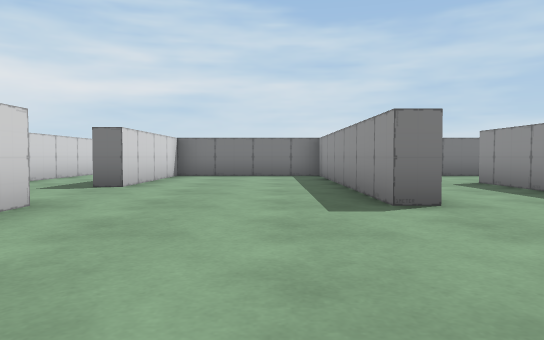
[1] (above)

24 first-person views from a walk through a 3-D level made in the Unity game engine. The camera is 0.51 m above the floor, tilts 2° down and sees 70° across. The floor is counted in squares, 1 m on a side. Each view is taken from the middle of a square. On the plan, view 1 faces up. The plan holds only what a view shows up to about 9 squares ahead; the rest is blank. The place goes on beyond the plan. The player character is not drawn.

[2]
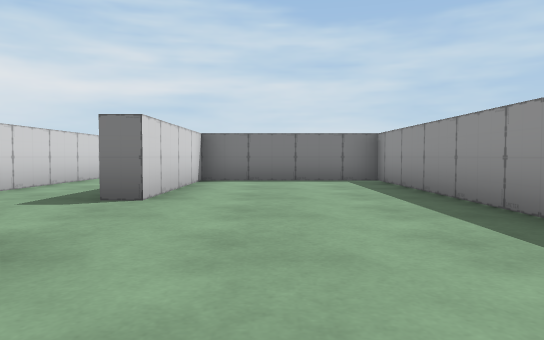

[3]
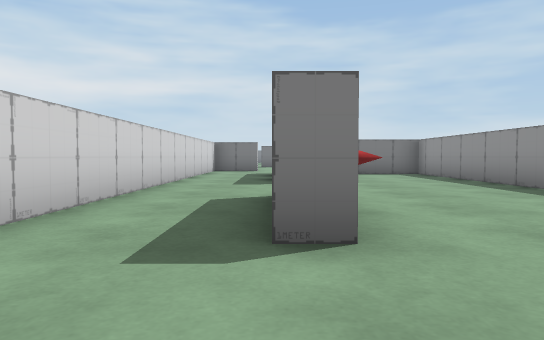

[4]
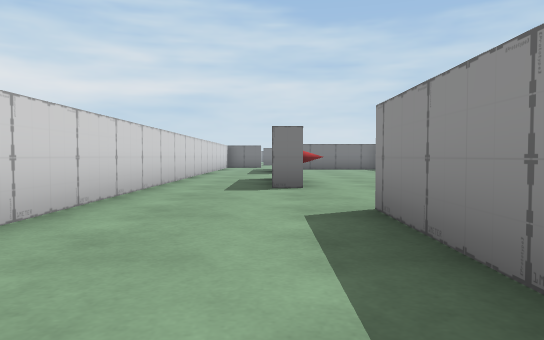

[5]
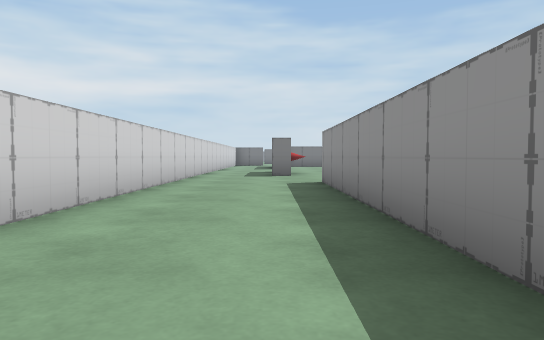

[6]
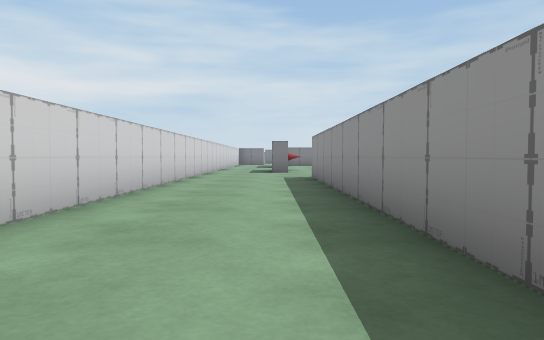

[7]
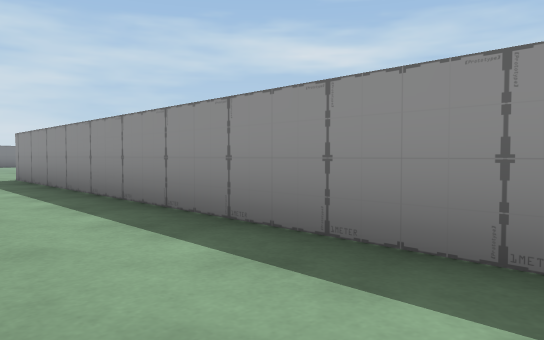

[8]
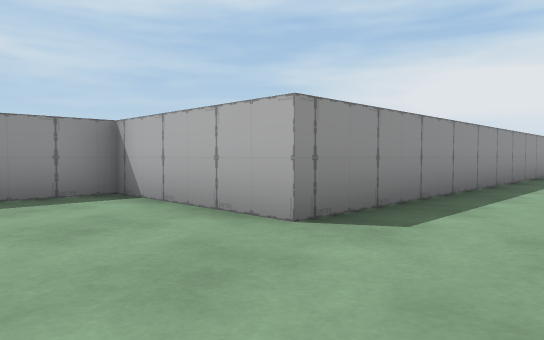

[9]
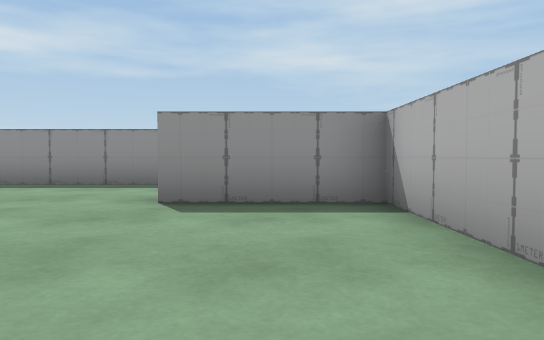

[10]
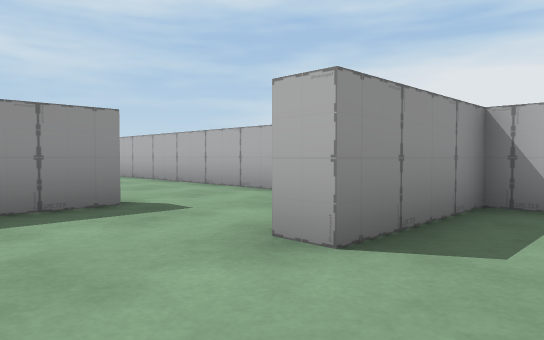

[11]
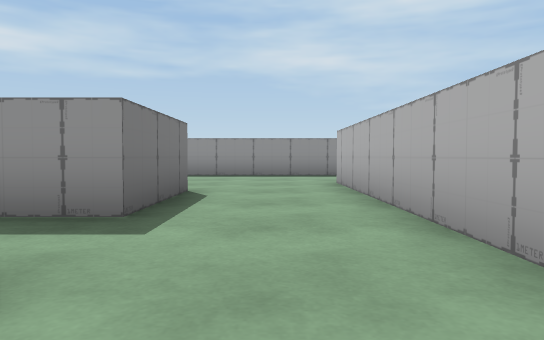

[12]
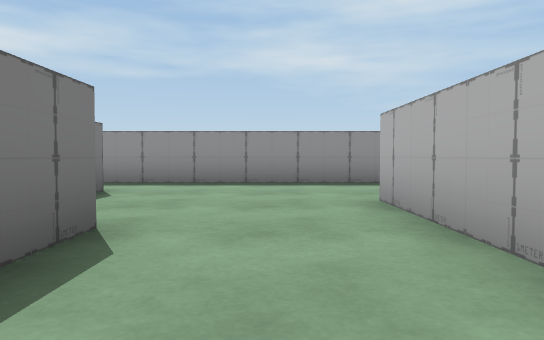

[13]
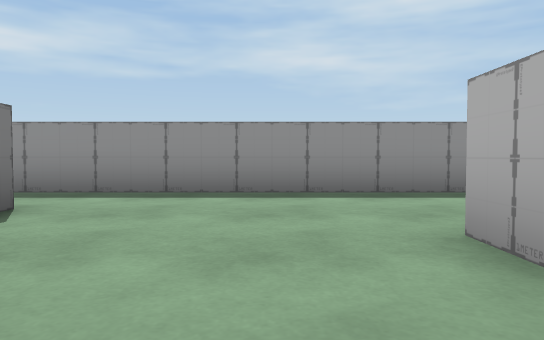

[14]
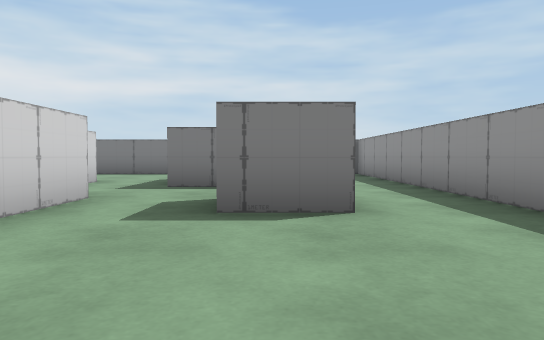

[15]
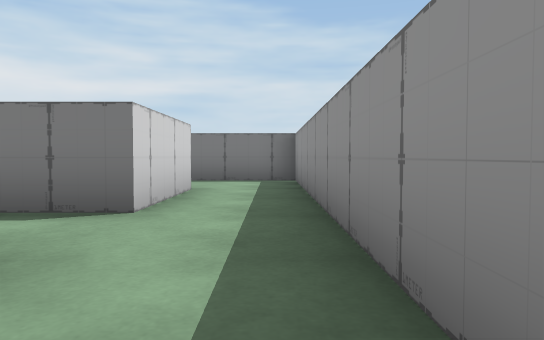

[16]
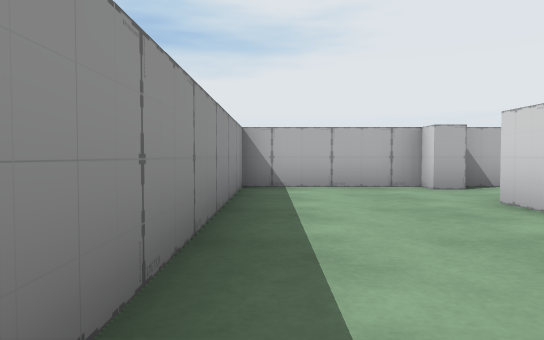

[17]
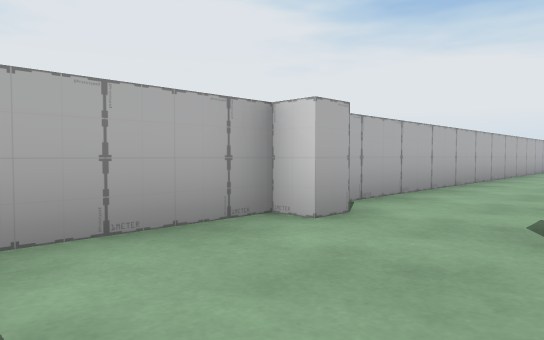

[18]
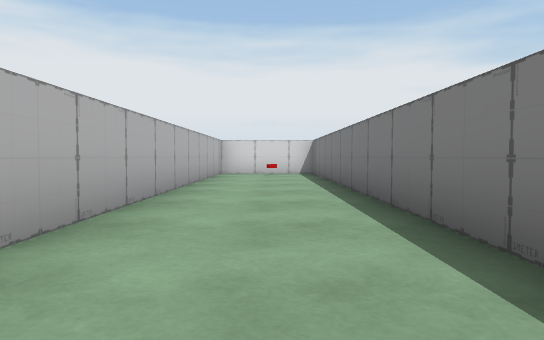

[19]
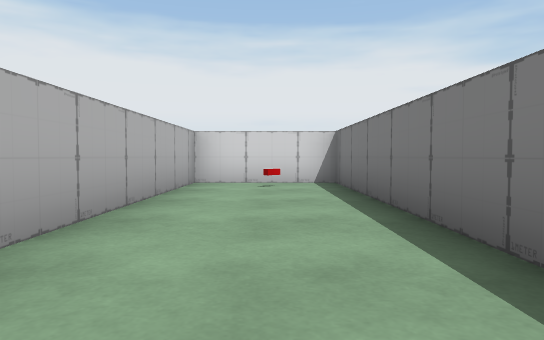

[20]
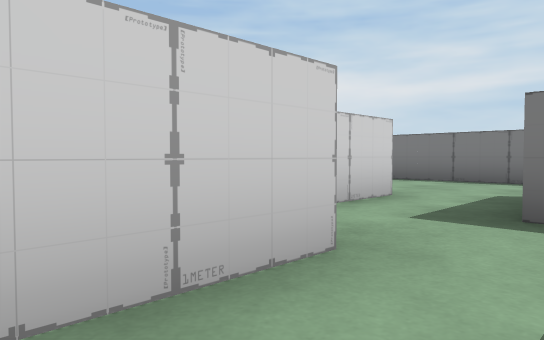

[21]
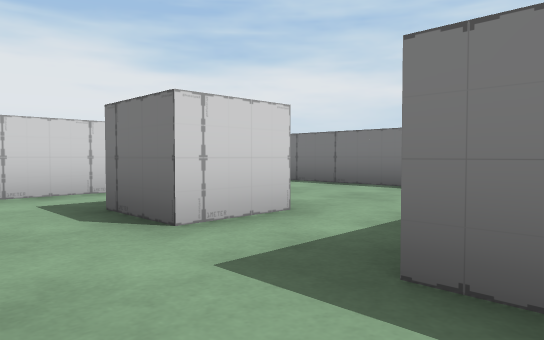

[22]
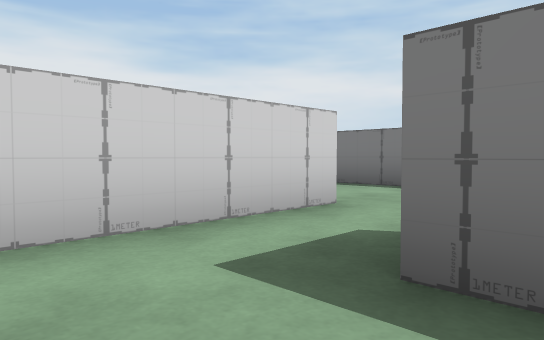

[23]
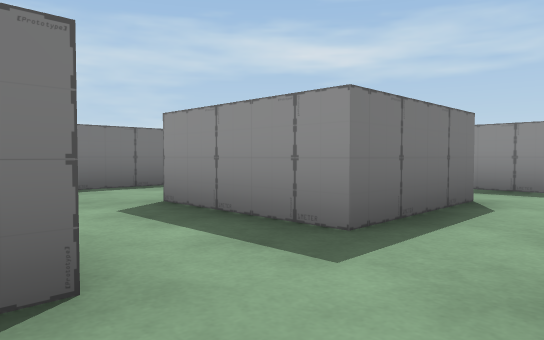

[24]
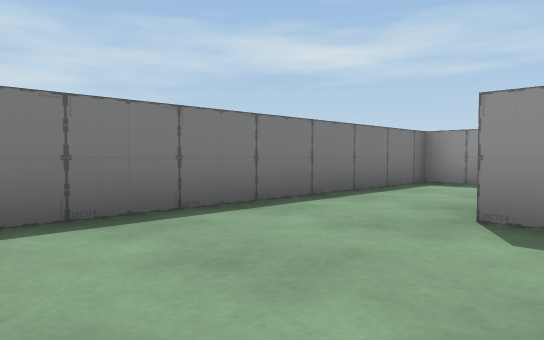

### Floor plan
Ten units are one square. View 1 is at (0, 0); x grows to the right and y downward. Boxes are objects, and circles mark ways between rooms. Rooms are numbered by the first view taken in them; rooms with no view inside come last. Other rooms are left out.
<svg viewBox="-55 -115 195 228">
<path fill="none" stroke="#000" d="M-25 -12 -30 -12M-25 -40 -25 -35M19 -40 13 -40 13 -102 -25 -102 -25 -65 -30 -65M-50 -110 -50 82M-20 108 -20 13 13 13 13 -12 18 -12M88 -12 62 -12M82 18 -15 18 -15 45 98 45M88 -38 88 -21M42 13 105 13 105 22M40 -11 40 -75M99 40 105 40 105 45 135 45 135 -85M119 -25 105 -25M118 -80 118 -55 106 -55M35 -102 25 -102M75 -68 75 -55 62 -55M45 -75 45 -44M106 -55 93 -55 93 -80M62 -12 62 -24M135 -85 135 -102 35 -102"/>
<rect x="-25" y="-25" width="10" height="10" fill="#bbb"><title>other object</title></rect>
<rect x="-5" y="25" width="10" height="10" fill="#bbb"><title>other object</title></rect>
<circle cx="20" cy="-25" r="3" fill="#2a7"/>
<circle cx="100" cy="-45" r="3" fill="#2a7"/>
<circle cx="130" cy="-90" r="3" fill="#2a7"/>
<circle cx="40" cy="-85" r="3" fill="#2a7"/>
<circle cx="55" cy="-25" r="3" fill="#2a7"/>
<text x="-20" y="-10">1</text>
<text x="80" y="0">2</text>
<text x="70" y="-70">3</text>
</svg>
Room 1 opens to room 2. Room 2 opens to room 3.

Where each view was taken, in squares from view 1:
view 1: 0 up, 0 right, facing up
view 2: 2 up, 1 left, facing up
view 3: 1 down, 3 left, facing up
view 4: 5 down, 3 left, facing up
view 5: 9 down, 3 left, facing up
view 6: 11 down, 3 left, facing up
view 7: 11 down, 4 left, facing up-right
view 8: 1 up, 4 left, facing down-right
view 9: 0 up, 3 left, facing right
view 10: 3 up, 0 right, facing down-right
view 11: 0 up, 3 right, facing right
view 12: 0 up, 6 right, facing right
view 13: 0 up, 8 right, facing right
view 14: 1 down, 11 right, facing up
view 15: 2 up, 13 right, facing up
view 16: 2 up, 13 right, facing down
view 17: 2 down, 13 right, facing down-left
view 18: 3 down, 10 right, facing left
view 19: 3 down, 6 right, facing left
view 20: 2 up, 10 right, facing up-left
view 21: 4 up, 10 right, facing up-left
view 22: 4 up, 7 right, facing up-left
view 23: 4 up, 7 right, facing up-right
view 24: 7 up, 6 right, facing up-right
